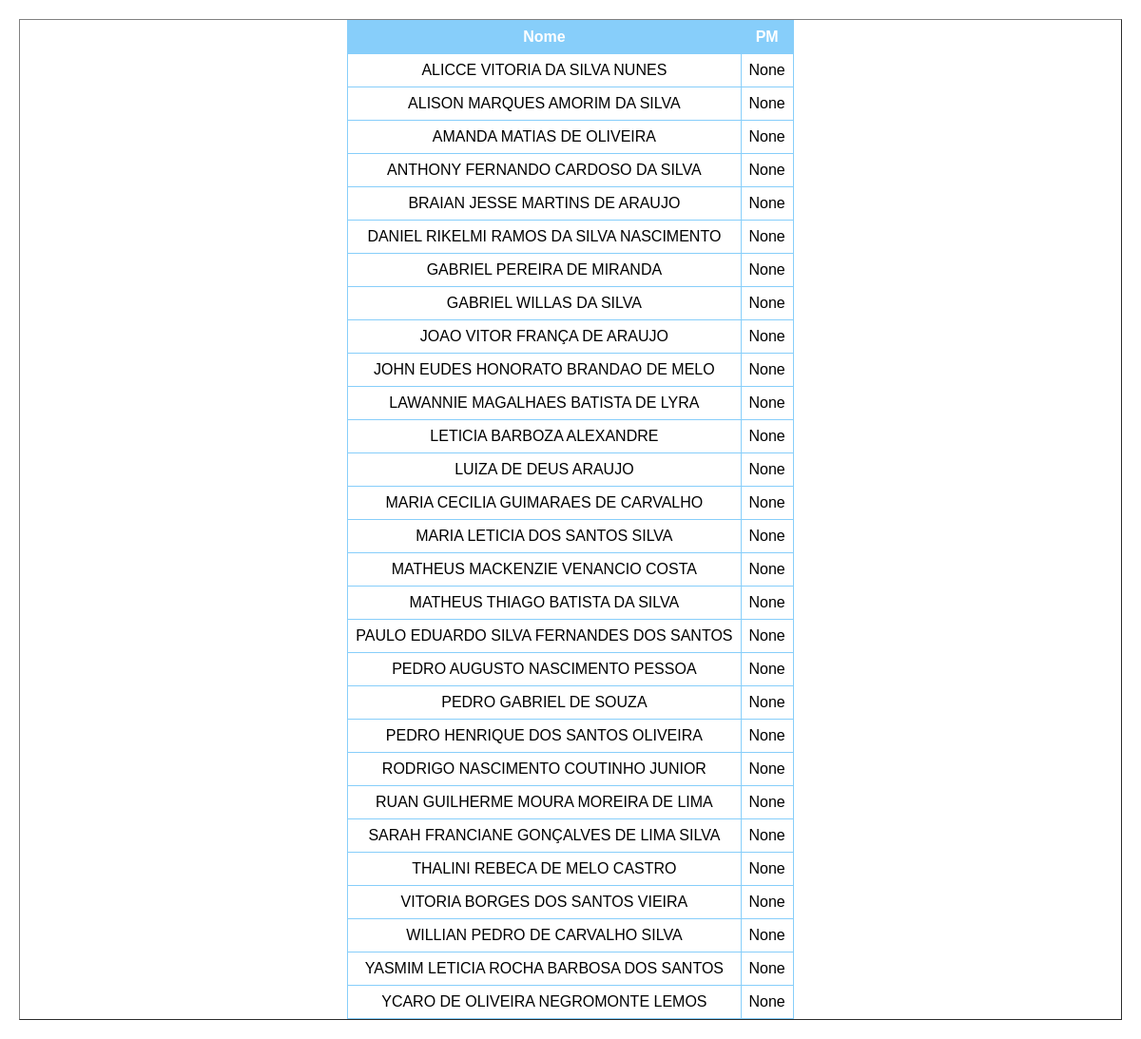
Before: /ranking/3ºC with the older database file.
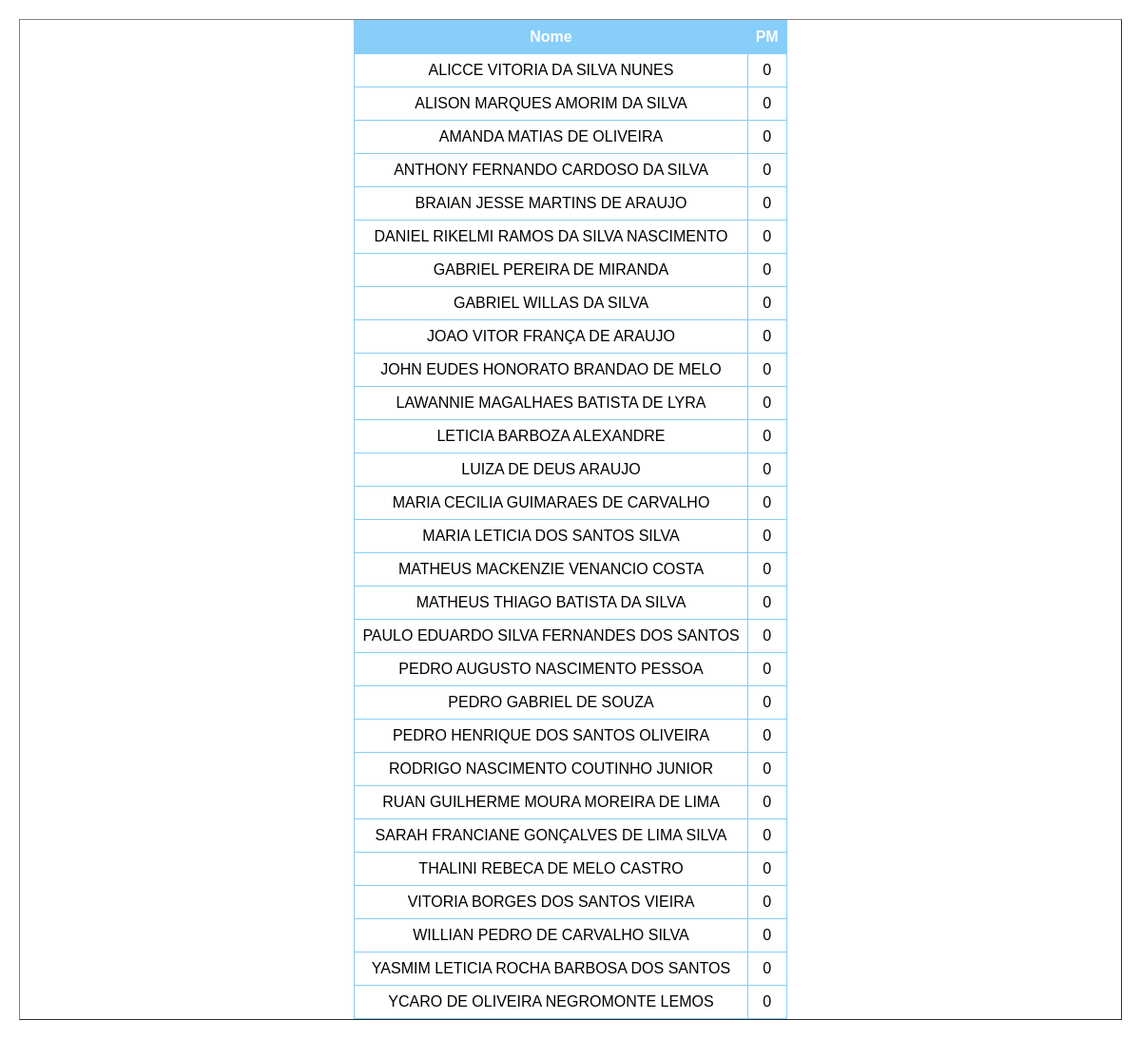
After: the same page with the newer database file.
### main.py (models this page shows)
class Terceiro_C(db.Model):
    __tablename__ = 'Terceiro_C'

### main.py (the view)
@app.route('/ranking/<class_id>', methods=['GET', 'POST'])
def ranking(class_id):
    turma_tabela = selecionar_turma(class_id)
    resultados_ranking = db.session.query(turma_tabela.nome, getattr(turma_tabela, 'pm')).order_by(
        getattr(turma_tabela, 'pm').desc()).all()
    return render_template('ranking.html', data=resultados_ranking, class_id=class_id)

### main.py (called while the page is built)
def selecionar_turma(valor):
    if valor == 'a' or valor == '3ºA':
        return lista_turmas_db[0]
    elif valor == 'b' or valor == '3ºB':
        return lista_turmas_db[1]
    elif valor == 'c' or valor == '3ºC':
        return lista_turmas_db[2]
    elif valor == 'd' or valor == '1ºD':
        return lista_turmas_db[3]

### templates/ranking.html (shortened to what this page needs)
<!DOCTYPE html>
<html lang="en">
<head>
    <link rel="stylesheet" href="/static/styles.css">
</head>
<body>
<table border="1" class="menu">
        <tr>
            <th>Nome</th>
            <th>PM</th>
        </tr>
        {% for row in data %}
            <tr>
                <td>{{ row.nome }}</td>
                <td>{{ row.pm }}</td>
            </tr>
        {% endfor %}
</table>
</body>
</html>

Changed rows visible on the page:
changed Terceiro_C "ALICCE VITORIA DA SILVA NUNES": pm "None" → "0"
changed Terceiro_C "ALISON MARQUES AMORIM DA SILVA": pm "None" → "0"
changed Terceiro_C "AMANDA MATIAS DE OLIVEIRA": pm "None" → "0"
changed Terceiro_C "ANTHONY FERNANDO CARDOSO DA SILVA": pm "None" → "0"
changed Terceiro_C "BRAIAN JESSE MARTINS DE ARAUJO": pm "None" → "0"
changed Terceiro_C "DANIEL RIKELMI RAMOS DA SILVA NASCIMENTO": pm "None" → "0"
changed Terceiro_C "GABRIEL PEREIRA DE MIRANDA": pm "None" → "0"
changed Terceiro_C "GABRIEL WILLAS DA SILVA": pm "None" → "0"
changed Terceiro_C "JOAO VITOR FRANÇA DE ARAUJO": pm "None" → "0"
changed Terceiro_C "JOHN EUDES HONORATO BRANDAO DE MELO": pm "None" → "0"
changed Terceiro_C "LAWANNIE MAGALHAES BATISTA DE LYRA": pm "None" → "0"
changed Terceiro_C "LETICIA BARBOZA ALEXANDRE": pm "None" → "0"
changed Terceiro_C "LUIZA DE DEUS ARAUJO": pm "None" → "0"
changed Terceiro_C "MARIA CECILIA GUIMARAES DE CARVALHO": pm "None" → "0"
changed Terceiro_C "MARIA LETICIA DOS SANTOS SILVA": pm "None" → "0"
changed Terceiro_C "MATHEUS MACKENZIE VENANCIO COSTA": pm "None" → "0"
changed Terceiro_C "MATHEUS THIAGO BATISTA DA SILVA": pm "None" → "0"
changed Terceiro_C "PAULO EDUARDO SILVA FERNANDES DOS SANTOS": pm "None" → "0"
changed Terceiro_C "PEDRO AUGUSTO NASCIMENTO PESSOA": pm "None" → "0"
changed Terceiro_C "PEDRO GABRIEL DE SOUZA": pm "None" → "0"
changed Terceiro_C "PEDRO HENRIQUE DOS SANTOS OLIVEIRA": pm "None" → "0"
changed Terceiro_C "RODRIGO NASCIMENTO COUTINHO JUNIOR": pm "None" → "0"
changed Terceiro_C "RUAN GUILHERME MOURA MOREIRA DE LIMA": pm "None" → "0"
changed Terceiro_C "SARAH FRANCIANE GONÇALVES DE LIMA SILVA": pm "None" → "0"
changed Terceiro_C "THALINI REBECA DE MELO CASTRO": pm "None" → "0"
changed Terceiro_C "VITORIA BORGES DOS SANTOS VIEIRA": pm "None" → "0"
changed Terceiro_C "WILLIAN PEDRO DE CARVALHO SILVA": pm "None" → "0"
changed Terceiro_C "YASMIM LETICIA ROCHA BARBOSA DOS SANTOS": pm "None" → "0"
changed Terceiro_C "YCARO DE OLIVEIRA NEGROMONTE LEMOS": pm "None" → "0"
